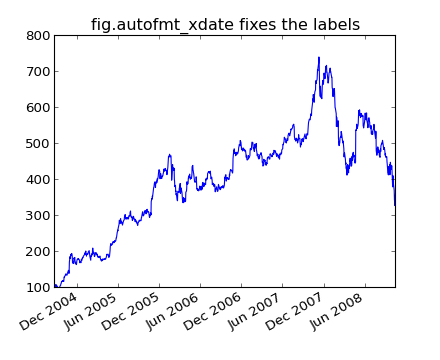

Python code for this plot:
plt.close('all')
fig, ax = plt.subplots(1)
ax.plot(r.date, r.close)

# rotate and align the tick labels so they look better
fig.autofmt_xdate()

# use a more precise date string for the x axis locations in the
# toolbar
import matplotlib.dates as mdates
ax.fmt_xdata = mdates.DateFormatter('%Y-%m-%d')
plt.title('fig.autofmt_xdate fixes the labels')
